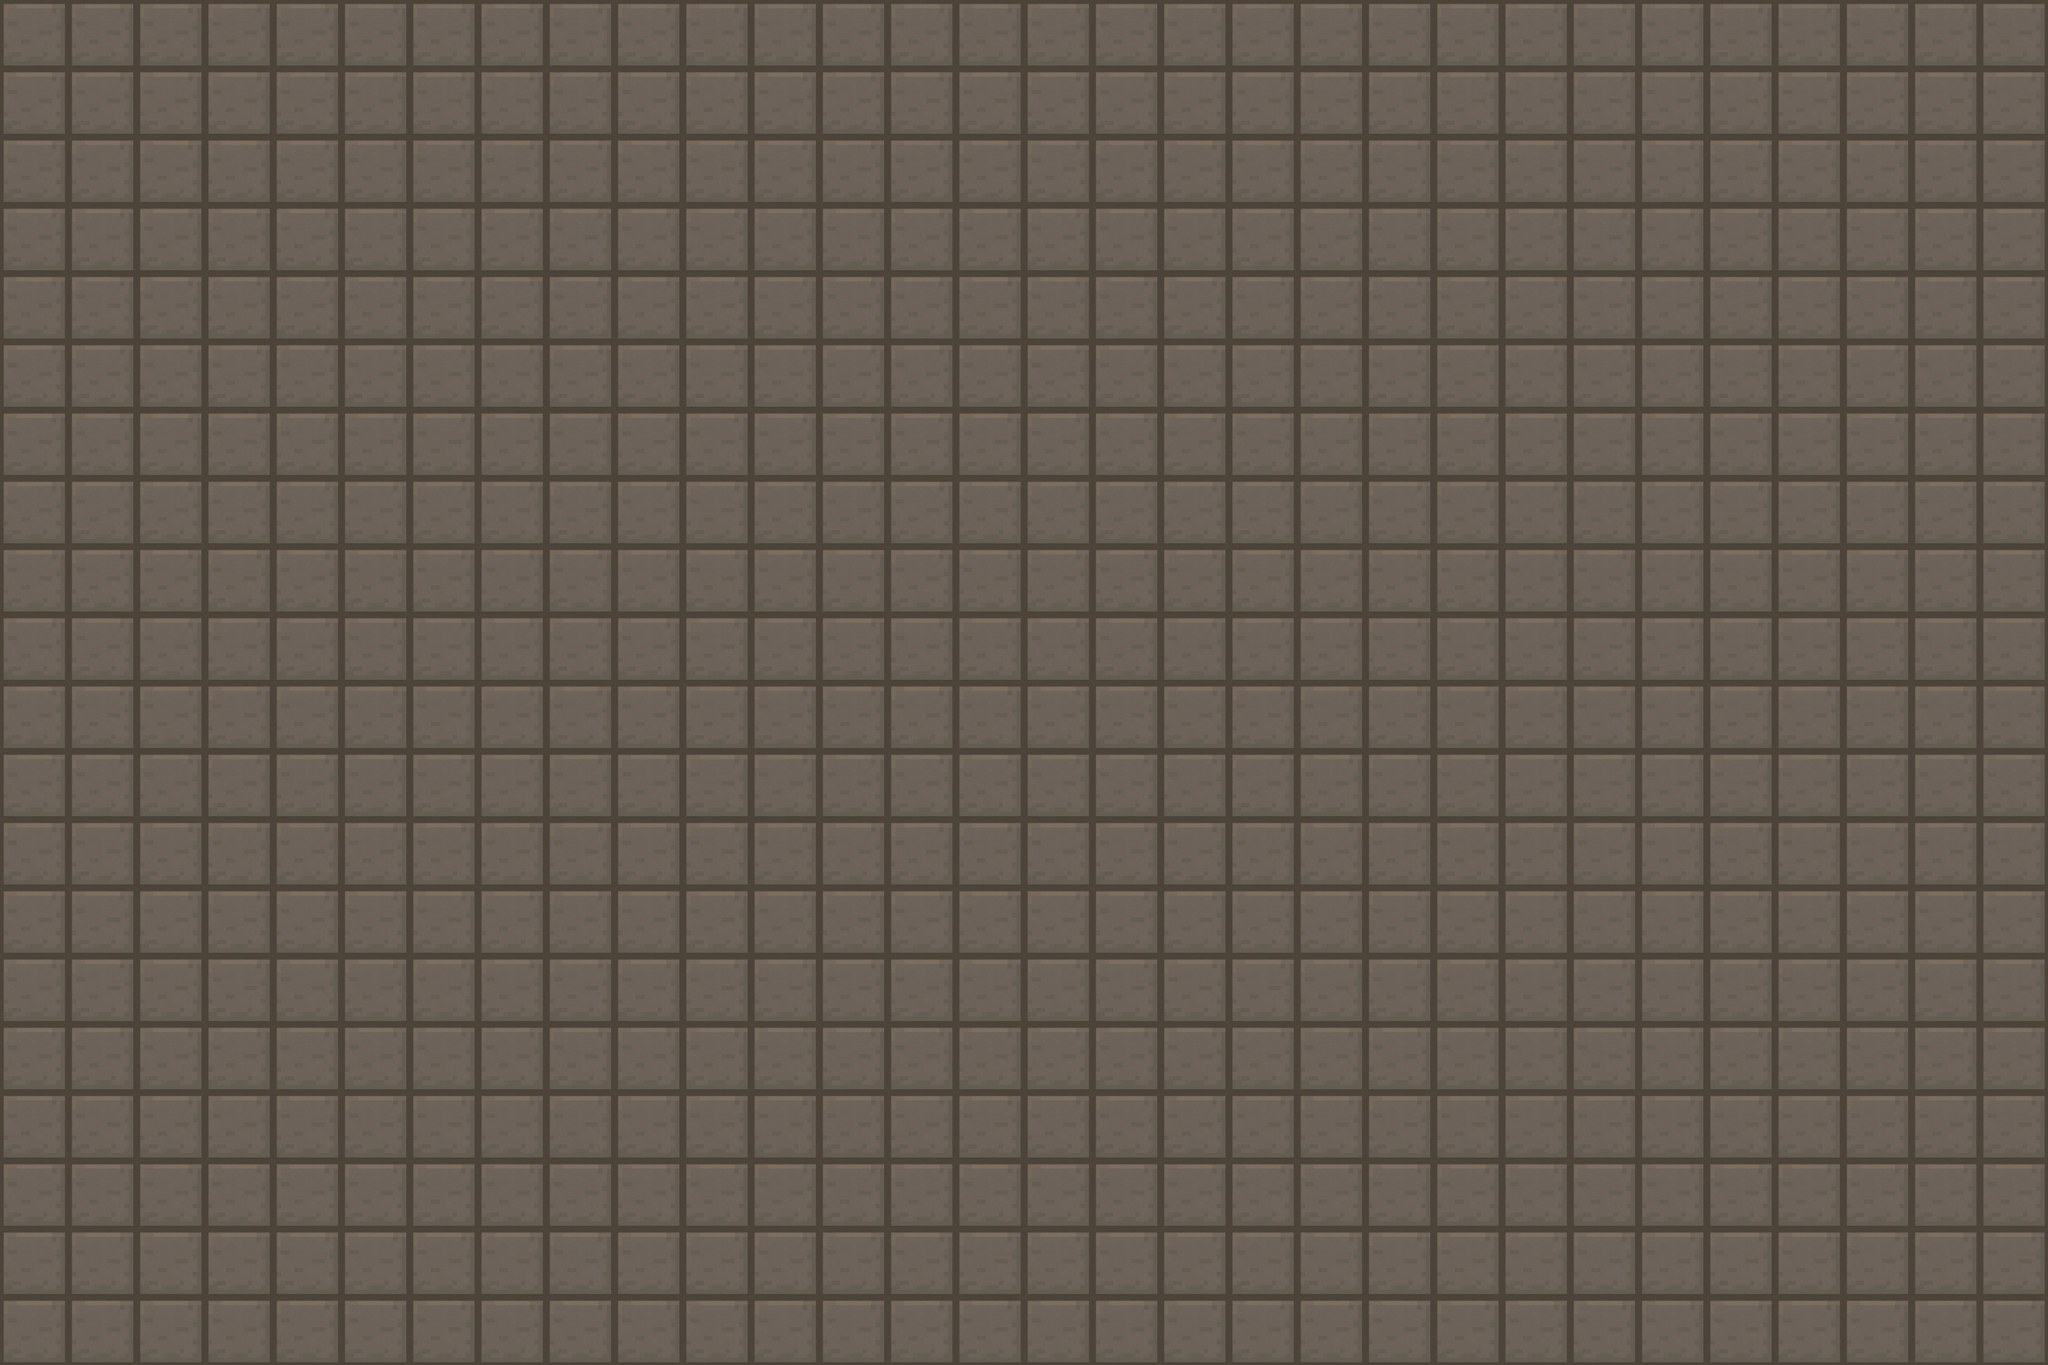

Tiled map render using the project's own tile images. Description and the whole map definition, tile-layer contents included, below:
An orthogonal 30x20 tile map with 100x100 px tiles, 1 tile layer (background).

<map version="1.10" tiledversion="1.11.2" orientation="orthogonal" renderorder="right-down" width="30" height="20" tilewidth="100" tileheight="100" infinite="0" nextlayerid="2" nextobjectid="1">
 <tileset firstgid="1" source="plate.tsx" />
 <layer id="1" name="background" width="30" height="20">
  <data encoding="csv">
1,1,1,1,1,1,1,1,1,1,1,1,1,1,1,1,1,1,1,1,1,1,1,1,1,1,1,1,1,1,
1,1,1,1,1,1,1,1,1,1,1,1,1,1,1,1,1,1,1,1,1,1,1,1,1,1,1,1,1,1,
1,1,1,1,1,1,1,1,1,1,1,1,1,1,1,1,1,1,1,1,1,1,1,1,1,1,1,1,1,1,
1,1,1,1,1,1,1,1,1,1,1,1,1,1,1,1,1,1,1,1,1,1,1,1,1,1,1,1,1,1,
1,1,1,1,1,1,1,1,1,1,1,1,1,1,1,1,1,1,1,1,1,1,1,1,1,1,1,1,1,1,
1,1,1,1,1,1,1,1,1,1,1,1,1,1,1,1,1,1,1,1,1,1,1,1,1,1,1,1,1,1,
1,1,1,1,1,1,1,1,1,1,1,1,1,1,1,1,1,1,1,1,1,1,1,1,1,1,1,1,1,1,
1,1,1,1,1,1,1,1,1,1,1,1,1,1,1,1,1,1,1,1,1,1,1,1,1,1,1,1,1,1,
1,1,1,1,1,1,1,1,1,1,1,1,1,1,1,1,1,1,1,1,1,1,1,1,1,1,1,1,1,1,
1,1,1,1,1,1,1,1,1,1,1,1,1,1,1,1,1,1,1,1,1,1,1,1,1,1,1,1,1,1,
1,1,1,1,1,1,1,1,1,1,1,1,1,1,1,1,1,1,1,1,1,1,1,1,1,1,1,1,1,1,
1,1,1,1,1,1,1,1,1,1,1,1,1,1,1,1,1,1,1,1,1,1,1,1,1,1,1,1,1,1,
1,1,1,1,1,1,1,1,1,1,1,1,1,1,1,1,1,1,1,1,1,1,1,1,1,1,1,1,1,1,
1,1,1,1,1,1,1,1,1,1,1,1,1,1,1,1,1,1,1,1,1,1,1,1,1,1,1,1,1,1,
1,1,1,1,1,1,1,1,1,1,1,1,1,1,1,1,1,1,1,1,1,1,1,1,1,1,1,1,1,1,
1,1,1,1,1,1,1,1,1,1,1,1,1,1,1,1,1,1,1,1,1,1,1,1,1,1,1,1,1,1,
1,1,1,1,1,1,1,1,1,1,1,1,1,1,1,1,1,1,1,1,1,1,1,1,1,1,1,1,1,1,
1,1,1,1,1,1,1,1,1,1,1,1,1,1,1,1,1,1,1,1,1,1,1,1,1,1,1,1,1,1,
1,1,1,1,1,1,1,1,1,1,1,1,1,1,1,1,1,1,1,1,1,1,1,1,1,1,1,1,1,1,
1,1,1,1,1,1,1,1,1,1,1,1,1,1,1,1,1,1,1,1,1,1,1,1,1,1,1,1,1,1
</data>
 </layer>
</map>
